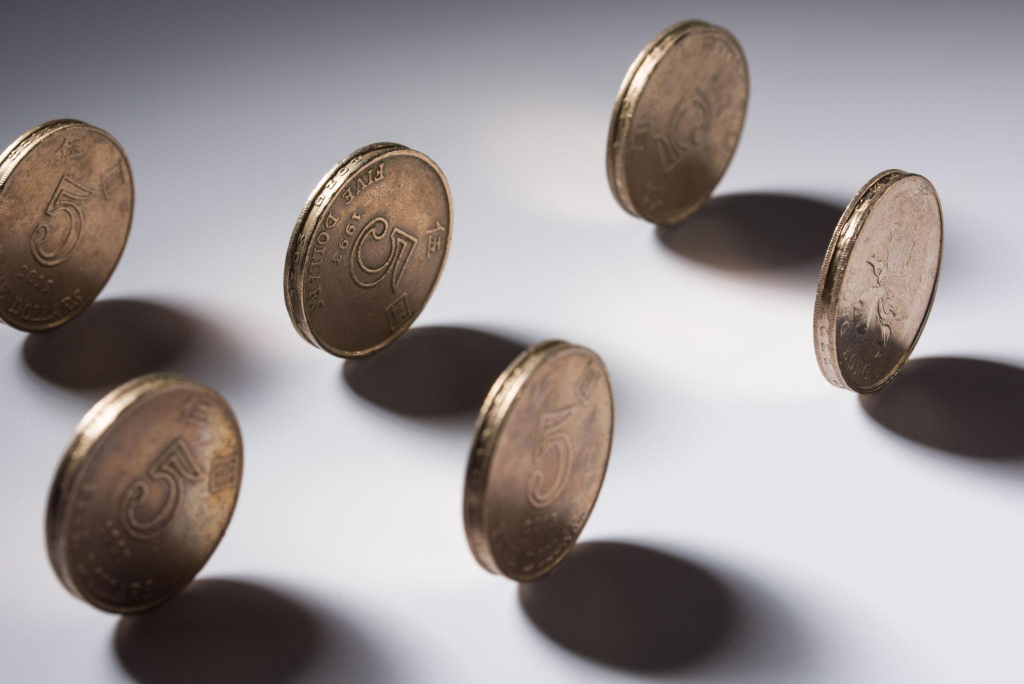
#> input picture IMAGE_PROCESSESING/opencv/input/sample 1.jpg, 2048 x 1367 px (shown at 1/2 size); its folder holds only this picture in this run
$ python -i Batch_pro1_optimized.py   (imports and definitions only)   (older library calls are emulated)
#> lines starting #> are read from the running program, lines starting #| are printed output that depends on the picture; after the words box and inside, x2 and y2 are one past the last pixel; in counts of white or black regions, pixels touching at a corner belong together
#> further down, picture is the input picture: shape (1367, 2048, 3); mean B, G, R 148.2, 147.8, 155
import os
import sys
import time
import numpy as np
import cv2
from skimage.segmentation import watershed
from skimage.feature import peak_local_max
from skimage.morphology import disk
from scipy import ndimage

from PyQt6.QtWidgets import (
    QApplication, QMainWindow, QWidget, QVBoxLayout, QHBoxLayout,
    QPushButton, QLabel, QFileDialog, QMessageBox, QTabWidget,
    QGroupBox, QSlider, QSpinBox, QDoubleSpinBox, QRadioButton,
    QButtonGroup, QLineEdit, QComboBox, QGridLayout, QProgressBar,
    QStatusBar, QCheckBox, QFrame
)
from PyQt6.QtCore import Qt, QThread, pyqtSignal, QTimer
from PyQt6.QtGui import QPixmap, QImage

import concurrent.futures
import multiprocessing

# ------------------------------------------------------------
#  UTILITY FUNCTIONS (Image Processing Pipeline)
# ------------------------------------------------------------

def apply_perspective_correction(img):
    """Detect the largest quadrilateral and warp to a top-down rectangle."""
    h, w = img.shape[:2]
#> h = 1367; w = 2048
    gray = cv2.cvtColor(img, cv2.COLOR_BGR2GRAY)
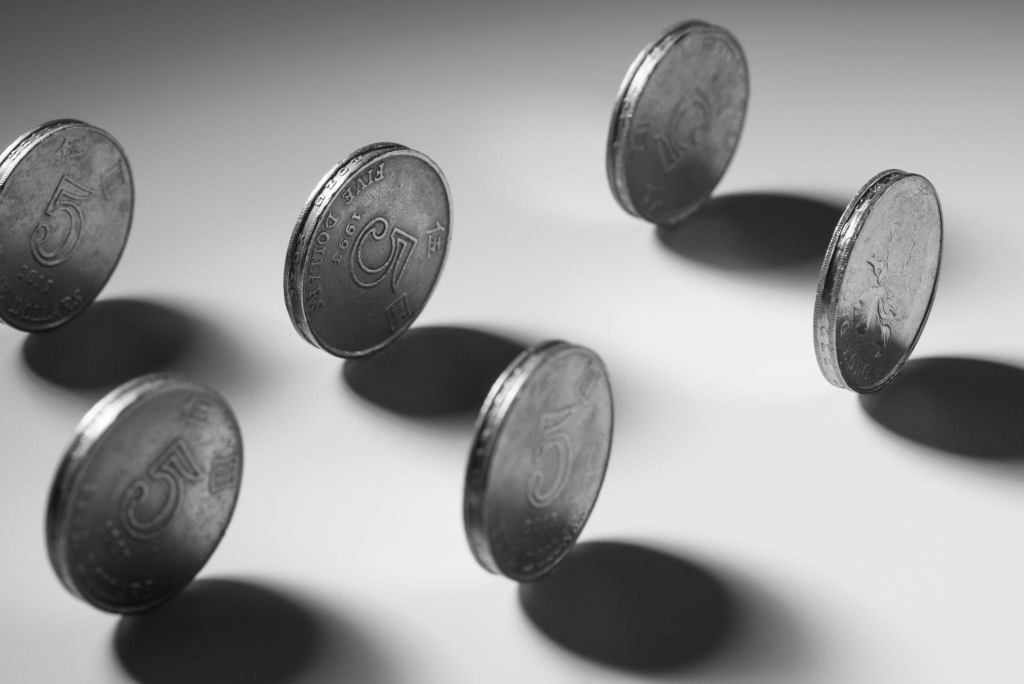
#> gray: shape (1367, 2048) (shown at 1/2 size); min 2, max 255, mean 150
    edges = cv2.Canny(gray, 50, 150)
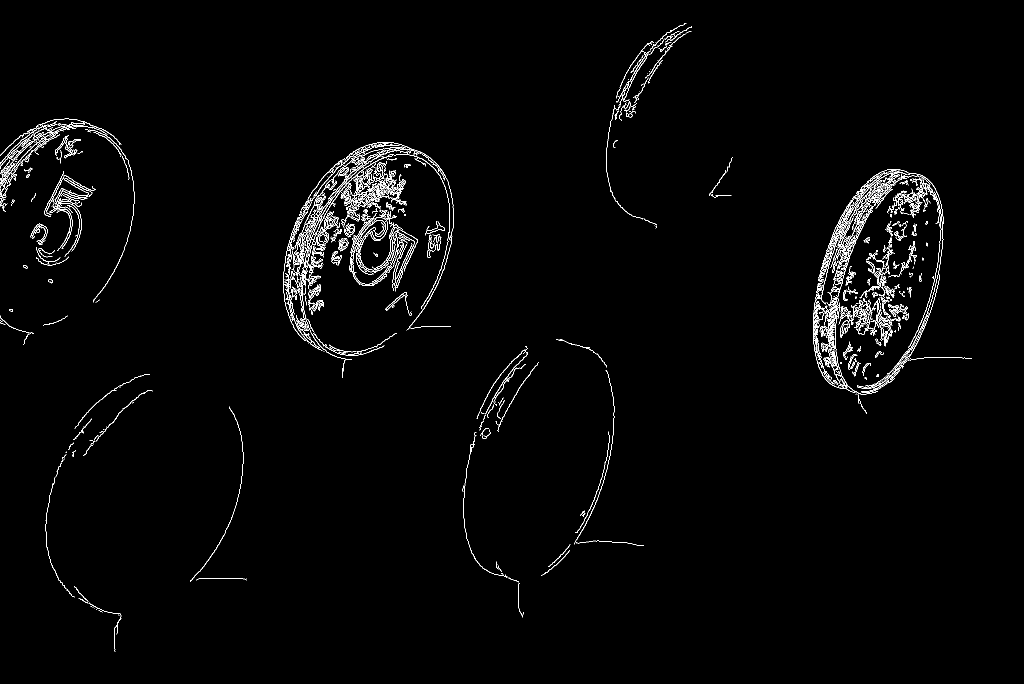
#> edges: shape (1367, 2048) (shown at 1/2 size); 1.6% white in thin lines or dots, all inside (x1, y1, x2, y2) = (0, 47, 1944, 1304)
    contours, _ = cv2.findContours(edges, cv2.RETR_EXTERNAL, cv2.CHAIN_APPROX_SIMPLE)
#> contours = 817 contours, 657 with area under 20; largest, box (x1, y1, x2, y2) and area: (1714, 352, 1887, 778) 2144, (1633, 338, 1888, 609) 1548, (712, 326, 764, 416) 875, (1664, 385, 1759, 546) 834, (699, 426, 815, 582) 606
    largest_quad = None
    max_area_cont = 0
    for cnt in contours:
        area = cv2.contourArea(cnt)
        if area < 1000:
            continue
        peri = cv2.arcLength(cnt, True)
        approx = cv2.approxPolyDP(cnt, 0.02 * peri, True)
        if len(approx) == 4:
            if area > max_area_cont:
                max_area_cont = area
                largest_quad = approx
#> this loop made 817 passes
#> area on passes 12, 27, 28: 20.5, 46, 46.5
#> after the loop, max_area_cont = 0
    if largest_quad is not None:
        pts = largest_quad.reshape(4, 2)
        rect = np.zeros((4, 2), dtype="float32")
        s = pts.sum(axis=1)
        rect[0] = pts[np.argmin(s)]
        rect[2] = pts[np.argmax(s)]
        diff = np.diff(pts, axis=1)
        rect[1] = pts[np.argmin(diff)]
        rect[3] = pts[np.argmax(diff)]
        (tl, tr, br, bl) = rect
        widthA = np.linalg.norm(br - bl)
        widthB = np.linalg.norm(tr - tl)
        maxWidth = max(int(widthA), int(widthB))
        heightA = np.linalg.norm(tr - br)
        heightB = np.linalg.norm(tl - bl)
        maxHeight = max(int(heightA), int(heightB))
        dst = np.array([
            [0, 0],
            [maxWidth - 1, 0],
            [maxWidth - 1, maxHeight - 1],
            [0, maxHeight - 1]], dtype="float32")
        M = cv2.getPerspectiveTransform(rect, dst)
        img = cv2.warpPerspective(img, M, (maxWidth, maxHeight))
    return img


# [165 lines left out: functions compute_defect_mask, run_watershed, classify_defects, defect_overlay, process_single_batch_image, not called in this run]


# ------------------------------------------------------------
#  THREAD CLASSES (top-level)
# ------------------------------------------------------------
class BatchThread(QThread):
    progress_signal = pyqtSignal(int)
    finished_signal = pyqtSignal(float)
    error_signal = pyqtSignal(str)

    # [54 lines left out: functions __init__, run, not called in this run]


class ExportThread(QThread):
    finished_signal = pyqtSignal(str)
    error_signal = pyqtSignal(str)

    # [35 lines left out: functions __init__, run, not called in this run]


# ------------------------------------------------------------
#  MAIN GUI APPLICATION (PyQt6)
# ------------------------------------------------------------
class DefectDetectionApp(QMainWindow):
    # [198 lines left out: functions __init__, init_ui, connect_slider_signals, not called in this run]

    def on_parameter_changed(self):
        if self.mode == "single" and self.image_path is not None:
            self.process_single_image()

    # [154 lines left out: functions on_mode_changed, load_single_image, load_batch_folder, process_single_image, get_current_parameters, update_display and 1 more, not called in this run]

    def update_batch_progress(self, value):
        self.progress_bar.setValue(value)

    # [7 lines left out: function batch_finished, not called in this run]

    def batch_error(self, msg):
        QMessageBox.critical(self, "Batch Error", f"An error occurred: {msg}")

    # ------------------------------------------------------------
    #  EXPORT (Single Image)
    # ------------------------------------------------------------
    # [47 lines left out: functions export_single, export_done, export_error, cv_to_pixmap, not called in this run]


# ------------------------------------------------------------
#  MAIN
# ------------------------------------------------------------
# [6 lines not run here, left out]

>>> import cv2
>>> picture = cv2.imread('../opencv/input/sample 1.jpg')
>>> result = apply_perspective_correction(picture)

$ run again, on IMAGE_PROCESSESING/opencv/input/sample 4 (easy).jpg
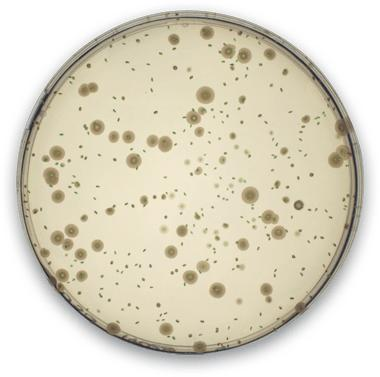
#> input picture IMAGE_PROCESSESING/opencv/input/sample 4 (easy).jpg, 380 x 377 px
#> picture is the input picture: shape (377, 380, 3); mean B, G, R 197.7, 215.7, 221.4
#> in apply_perspective_correction, `gray = cv2.cvtColor(img, cv2.COLOR_BGR2GRAY)`:
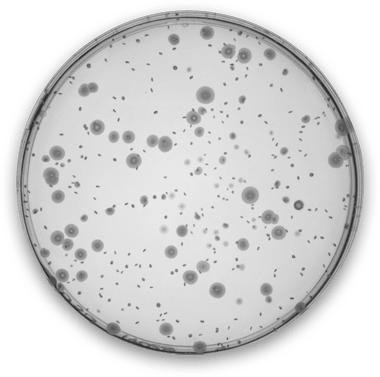
#> gray: shape (377, 380); min 31, max 255, mean 215.3
#> in apply_perspective_correction, `edges = cv2.Canny(gray, 50, 150)`:
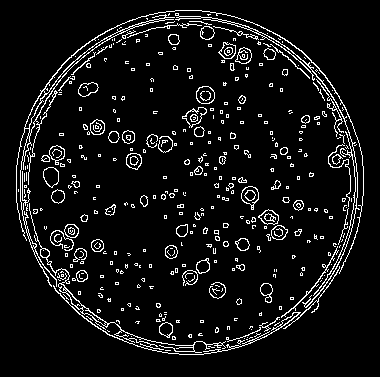
#> edges: shape (377, 380); 7.3% white in thin lines or dots, all inside (x1, y1, x2, y2) = (16, 10, 364, 355)
#> contours = 372 contours, 311 with area under 20; largest, box (x1, y1, x2, y2) and area: (16, 10, 364, 287) 1062, (29, 203, 226, 353) 428, (175, 13, 360, 308) 272, (196, 86, 215, 104) 260, (241, 186, 259, 210) 257
#> the loop in apply_perspective_correction, `for cnt in contours:` made 372 passes
#> area on passes 20, 41, 52: 147.5, 21.5, 196.5
#> after the loop in apply_perspective_correction, `for cnt in contours:`: max_area_cont = 0
